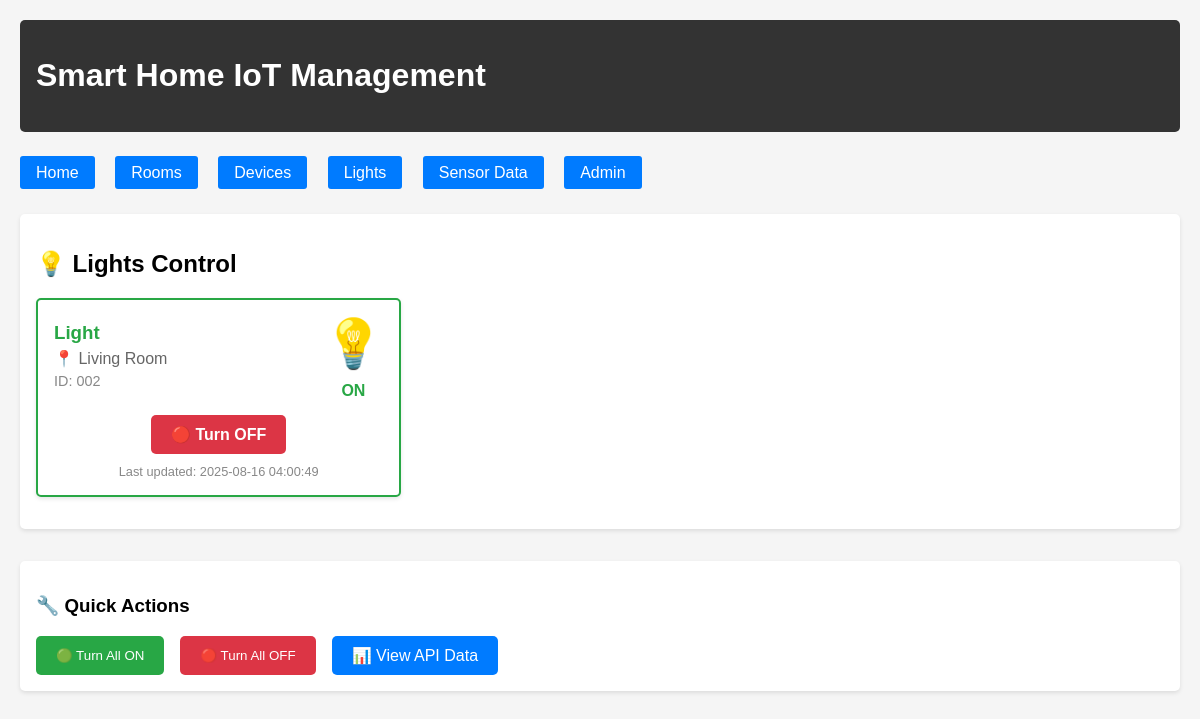
Page /lights/ on the committed database.
### myapp/models.py (models this page shows, shortened)
class LightStatus(models.Model):
    device = models.OneToOneField(Device, on_delete=models.CASCADE)
    is_on = models.BooleanField(default=False)
    last_updated = models.DateTimeField(auto_now=True)

class Device(models.Model):
    STATUS_CHOICES = [
        ('online', 'Online'),
        ('offline', 'Offline'),
    ]
    name = models.CharField(max_length=100)
    device_id = models.CharField(max_length=50, unique=True)
    room = models.ForeignKey(Room, on_delete=models.CASCADE)
    status = models.CharField(max_length=20, choices=STATUS_CHOICES, default='offline')
    created_at = models.DateTimeField(auto_now_add=True)

class Room(models.Model):
    name = models.CharField(max_length=100)
    description = models.TextField(blank=True)

### myapp/views.py (the view)
# urls.py: path('lights/', views.LightStatusListView.as_view(), name='light_list'),
class LightStatusListView(ListView):
    model = LightStatus
    template_name = 'myapp/light_list.html'
    context_object_name = 'lights'

### myapp/templates/myapp/light_list.html (shortened to what this page needs)
{% extends 'myapp/base.html' %}
{% block content %}
<div class="card">
    <h2>💡 Lights Control</h2>
    <div style="display: grid; grid-template-columns: repeat(auto-fill, minmax(300px, 1fr)); gap: 1rem; margin-top: 1rem;">
        {% for light in lights %}
        <div class="card" style="border: 2px solid {% if light.is_on %}#28a745{% else %}#6c757d{% endif %};">
            <div style="display: flex; justify-content: space-between; align-items: center;">
                <div>
                    <h3 style="margin: 0; color: {% if light.is_on %}#28a745{% else %}#6c757d{% endif %};">
                        {{ light.device.name }}
                    </h3>
                    <p style="margin: 5px 0; color: #666;">
                        📍 {{ light.device.room.name }}
                    </p>
                    <p style="margin: 5px 0; font-size: 0.9em; color: #888;">
                        ID: {{ light.device.device_id }}
                    </p>
                </div>
                <div style="text-align: center;">
                    <div style="font-size: 3em; margin-bottom: 10px;">
                        {% if light.is_on %}
                            💡
                        {% else %}
                            🔌
                        {% endif %}
                    </div>
                    <div style="font-weight: bold; color: {% if light.is_on %}#28a745{% else %}#dc3545{% endif %};">
                        {% if light.is_on %}ON{% else %}OFF{% endif %}
                    </div>
                </div>
            </div>
            <div style="margin-top: 15px; text-align: center;">
                <a href="{% url 'myapp:toggle_light' light.id %}"
                   style="display: inline-block; padding: 10px 20px; background: {% if light.is_on %}#dc3545{% else %}#28a745{% endif %};
                          color: white; text-decoration: none; border-radius: 5px; font-weight: bold;">
                    {% if light.is_on %}
                        🔴 Turn OFF
                    {% else %}
                        🟢 Turn ON
                    {% endif %}
                </a>
            </div>
            <div style="margin-top: 10px; font-size: 0.8em; color: #888; text-align: center;">
                Last updated: {{ light.last_updated|date:"Y-m-d H:i:s" }}
            </div>
        </div>
        {% empty %}
        <div class="card" style="grid-column: 1 / -1; text-align: center; color: #666;">
            <h3>No lights found</h3>
            <p>Add some lights in the admin panel to control them here.</p>
            <a href="/admin/myapp/lightstatus/add/" style="color: #007bff;">➕ Add Light</a>
        </div>
        {% endfor %}
    </div>
</div>
<div class="card" style="margin-top: 2rem;">
    <h3>🔧 Quick Actions</h3>
    <div style="display: flex; gap: 1rem; flex-wrap: wrap;">
        <button onclick="toggleAllLights(true)"
                style="padding: 10px 20px; background: #28a745; color: white; border: none; border-radius: 5px; cursor: pointer;">
            🟢 Turn All ON
        </button>
        <button onclick="toggleAllLights(false)"
                style="padding: 10px 20px; background: #dc3545; color: white; border: none; border-radius: 5px; cursor: pointer;">
            🔴 Turn All OFF
        </button>
        <a href="{% url 'myapp:lights_api' %}" target="_blank"
           style="padding: 10px 20px; background: #007bff; color: white; text-decoration: none; border-radius: 5px;">
            📊 View API Data
        </a>
    </div>
</div>
{% endblock %}

### myapp/templates/myapp/base.html (style rules this page uses)
body { font-family: Arial, sans-serif; margin: 0; padding: 20px; background-color: #f5f5f5; }
.card { background: white; padding: 1rem; margin-bottom: 1rem; border-radius: 5px; box-shadow: 0 2px 4px rgba(0,0,0,0.1); }

### rows in the picture
LightStatus: device.name "Light", device.room.name "Living Room", device.device_id "002", is_on "ON", last_updated "2025-08-16 04:00:49"
